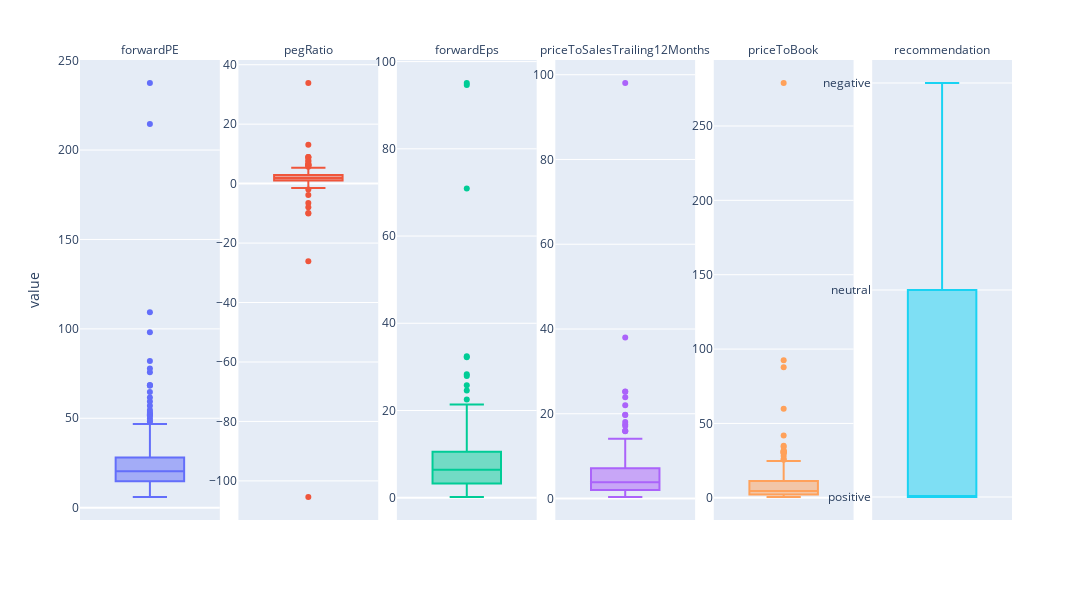

Source (notebook cell):
### Code cell
plot_boxes(funs)

### Figure 1 — Plotly figure (JSON) as saved in the notebook; plotly's stock layout.template omitted (floating-point values rounded to 4 significant figures; data arrays with more than 128 entries replaced by an {"elided": "..."} marker saying what was removed)
{"data": [{"alignmentgroup": "True", "hovertemplate": "<b>%{hovertext}</b><br><br>variable=forwardPE<br>value=%{y}<extra></extra>", "hovertext": {"elided": "203 str values"}, "legendgroup": "forwardPE", "marker": {"color": "#636efa"}, "name": "forwardPE", "notched": false, "offsetgroup": "forwardPE", "orientation": "v", "showlegend": true, "type": "box", "x0": " ", "xaxis": "x", "y": {"elided": "203 float values"}, "y0": " ", "yaxis": "y"}, {"alignmentgroup": "True", "hovertemplate": "<b>%{hovertext}</b><br><br>variable=pegRatio<br>value=%{y}<extra></extra>", "hovertext": {"elided": "203 str values"}, "legendgroup": "pegRatio", "marker": {"color": "#EF553B"}, "name": "pegRatio", "notched": false, "offsetgroup": "pegRatio", "orientation": "v", "showlegend": true, "type": "box", "x0": " ", "xaxis": "x2", "y": {"elided": "203 float values"}, "y0": " ", "yaxis": "y2"}, {"alignmentgroup": "True", "hovertemplate": "<b>%{hovertext}</b><br><br>variable=forwardEps<br>value=%{y}<extra></extra>", "hovertext": {"elided": "203 str values"}, "legendgroup": "forwardEps", "marker": {"color": "#00cc96"}, "name": "forwardEps", "notched": false, "offsetgroup": "forwardEps", "orientation": "v", "showlegend": true, "type": "box", "x0": " ", "xaxis": "x3", "y": {"elided": "203 float values"}, "y0": " ", "yaxis": "y3"}, {"alignmentgroup": "True", "hovertemplate": "<b>%{hovertext}</b><br><br>variable=priceToSalesTrailing12Months<br>value=%{y}<extra></extra>", "hovertext": {"elided": "203 str values"}, "legendgroup": "priceToSalesTrailing12Months", "marker": {"color": "#ab63fa"}, "name": "priceToSalesTrailing12Months", "notched": false, "offsetgroup": "priceToSalesTrailing12Months", "orientation": "v", "showlegend": true, "type": "box", "x0": " ", "xaxis": "x4", "y": {"elided": "203 float values"}, "y0": " ", "yaxis": "y4"}, {"alignmentgroup": "True", "hovertemplate": "<b>%{hovertext}</b><br><br>variable=priceToBook<br>value=%{y}<extra></extra>", "hovertext": {"elided": "203 str values"}, "legendgroup": "priceToBook", "marker": {"color": "#FFA15A"}, "name": "priceToBook", "notched": false, "offsetgroup": "priceToBook", "orientation": "v", "showlegend": true, "type": "box", "x0": " ", "xaxis": "x5", "y": {"elided": "203 float values"}, "y0": " ", "yaxis": "y5"}, {"alignmentgroup": "True", "hovertemplate": "<b>%{hovertext}</b><br><br>variable=recommendation<br>value=%{y}<extra></extra>", "hovertext": {"elided": "203 str values"}, "legendgroup": "recommendation", "marker": {"color": "#19d3f3"}, "name": "recommendation", "notched": false, "offsetgroup": "recommendation", "orientation": "v", "showlegend": true, "type": "box", "x0": " ", "xaxis": "x6", "y": {"elided": "203 str values"}, "y0": " ", "yaxis": "y6"}], "layout": {"annotations": [{"font": {}, "showarrow": false, "text": "forwardPE", "x": 0.075, "xanchor": "center", "xref": "paper", "y": 1, "yanchor": "bottom", "yref": "paper"}, {"font": {}, "showarrow": false, "text": "pegRatio", "x": 0.245, "xanchor": "center", "xref": "paper", "y": 1, "yanchor": "bottom", "yref": "paper"}, {"font": {}, "showarrow": false, "text": "forwardEps", "x": 0.415, "xanchor": "center", "xref": "paper", "y": 1, "yanchor": "bottom", "yref": "paper"}, {"font": {}, "showarrow": false, "text": "priceToSalesTrailing12Months", "x": 0.585, "xanchor": "center", "xref": "paper", "y": 1, "yanchor": "bottom", "yref": "paper"}, {"font": {}, "showarrow": false, "text": "priceToBook", "x": 0.755, "xanchor": "center", "xref": "paper", "y": 1, "yanchor": "bottom", "yref": "paper"}, {"font": {}, "showarrow": false, "text": "recommendation", "x": 0.925, "xanchor": "center", "xref": "paper", "y": 1, "yanchor": "bottom", "yref": "paper"}], "boxmode": "overlay", "height": 600, "legend": {"title": {"text": "variable"}, "tracegroupgap": 0}, "margin": {"t": 60}, "showlegend": false, "width": 1280, "xaxis": {"anchor": "y", "domain": [0, 0.15]}, "xaxis2": {"anchor": "y2", "domain": [0.17, 0.32], "matches": "x"}, "xaxis3": {"anchor": "y3", "domain": [0.34, 0.49], "matches": "x"}, "xaxis4": {"anchor": "y4", "domain": [0.51, 0.66], "matches": "x"}, "xaxis5": {"anchor": "y5", "domain": [0.68, 0.83], "matches": "x"}, "xaxis6": {"anchor": "y6", "domain": [0.85, 1], "matches": "x"}, "yaxis": {"anchor": "x", "domain": [0, 1], "showticklabels": true, "title": {"text": "value"}}, "yaxis2": {"anchor": "x2", "domain": [0, 1], "showticklabels": true}, "yaxis3": {"anchor": "x3", "domain": [0, 1], "showticklabels": true}, "yaxis4": {"anchor": "x4", "domain": [0, 1], "showticklabels": true}, "yaxis5": {"anchor": "x5", "domain": [0, 1], "showticklabels": true}, "yaxis6": {"anchor": "x6", "domain": [0, 1], "showticklabels": true}}}
